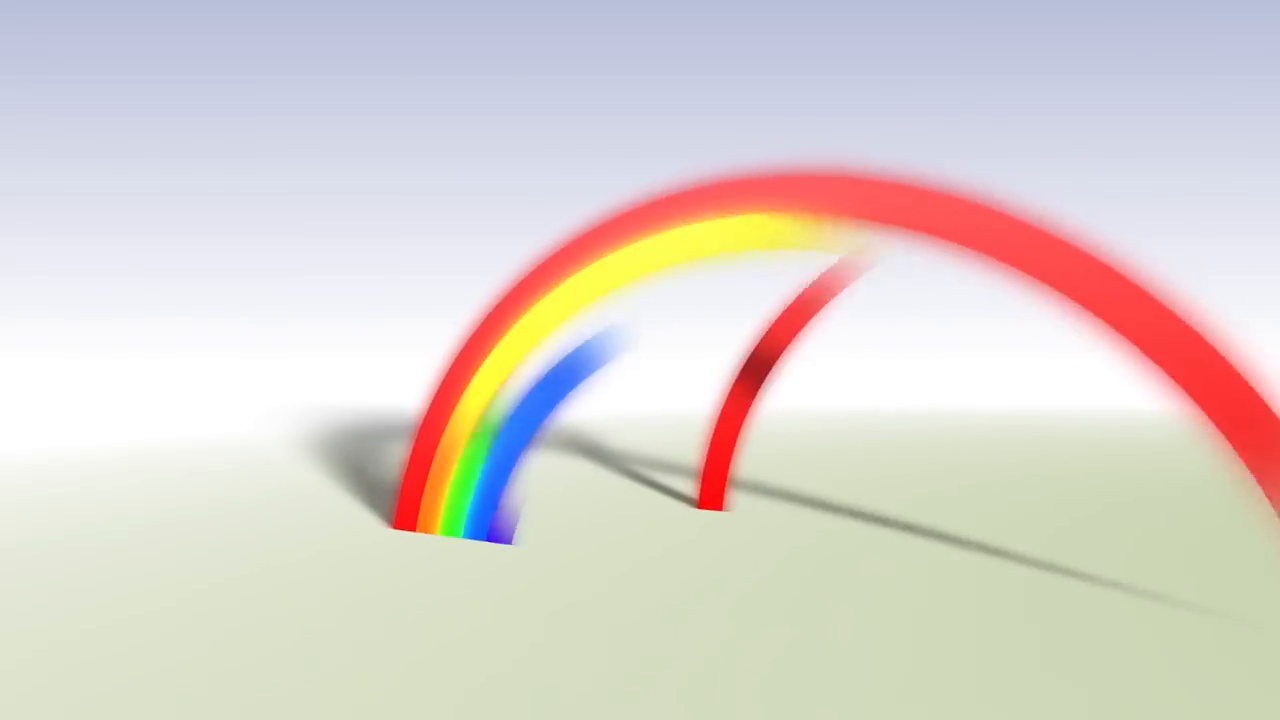
#> input picture frame 33 of video/video_trimmed.mp4, 1280 x 720 px
$ jupyter execute Roop.ipynb
#> lines starting #> are read from the running program, lines starting #| are printed output that depends on the picture
[cell 1]
from moviepy.video.io.ffmpeg_tools import ffmpeg_extract_subclip
from moviepy.editor import VideoFileClip, AudioFileClip
from PIL import Image
import cv2
import os

[cell 2]
# 초당 프레임 30 ; 1분이면 너무 많아요 - 10초만 할게요
input_file = "video/video.mp4"  # 입력 MP4 파일 경로
output_file = "video/video_trimmed.mp4"  # 출력 MP4 파일 경로

start_time = 0  # 자를 시작 시간 (초)
end_time = 11  # 자를 종료 시간 (초)

ffmpeg_extract_subclip(input_file, start_time, end_time, targetname=output_file)
#> (this line was passed over: moviepy is not available in this run)

[cell 3]
video_path = "video/video_trimmed.mp4"

[cell 4]
# 영상 가로세로 크기 확인
cap = cv2.VideoCapture(video_path)
frame_width = int(cap.get(cv2.CAP_PROP_FRAME_WIDTH))
frame_height = int(cap.get(cv2.CAP_PROP_FRAME_HEIGHT))
print("가로 크기:", frame_width)
print("세로 크기:", frame_height)

cap.release()

[cell 5]
def resize_and_save_frames(video_path, output_dir, top_crop, bottom_crop):

  # 비디오 파일 열기
#> called with video_path = 'video/video_trimmed.mp4', output_dir = 'file', top_crop = 280, bottom_crop = 280
  cap = cv2.VideoCapture(video_path)

  # 프레임 수, 프레임 크기 가져오기
  num_frames = int(cap.get(cv2.CAP_PROP_FRAME_COUNT))
  frame_width = int(cap.get(cv2.CAP_PROP_FRAME_WIDTH))
  frame_height = int(cap.get(cv2.CAP_PROP_FRAME_HEIGHT))

  # 초당 프레임 수 출력
  total_duration = int(cap.get(cv2.CAP_PROP_FRAME_COUNT) / cap.get(cv2.CAP_PROP_FPS))
  fps = num_frames / total_duration
  print("초당 프레임 수:", fps)

  # 저장할 이미지 디렉토리 생성
  os.makedirs(output_dir, exist_ok=True)

  # 비디오 프레임 읽기
  for frame_idx in range(num_frames):
    ret, frame = cap.read()

    if ret:
      # 프레임 크기 변경 (필요할 때)
      # cropped_frame = frame[top_crop:-bottom_crop, :]
      cropped_frame = frame

      # 이미지 파일 경로
      image_path = os.path.join(output_dir, f"frame_{frame_idx:03}.png")

      # 이미지 저장
      cv2.imwrite(image_path, cropped_frame)
#> this loop made 31 passes
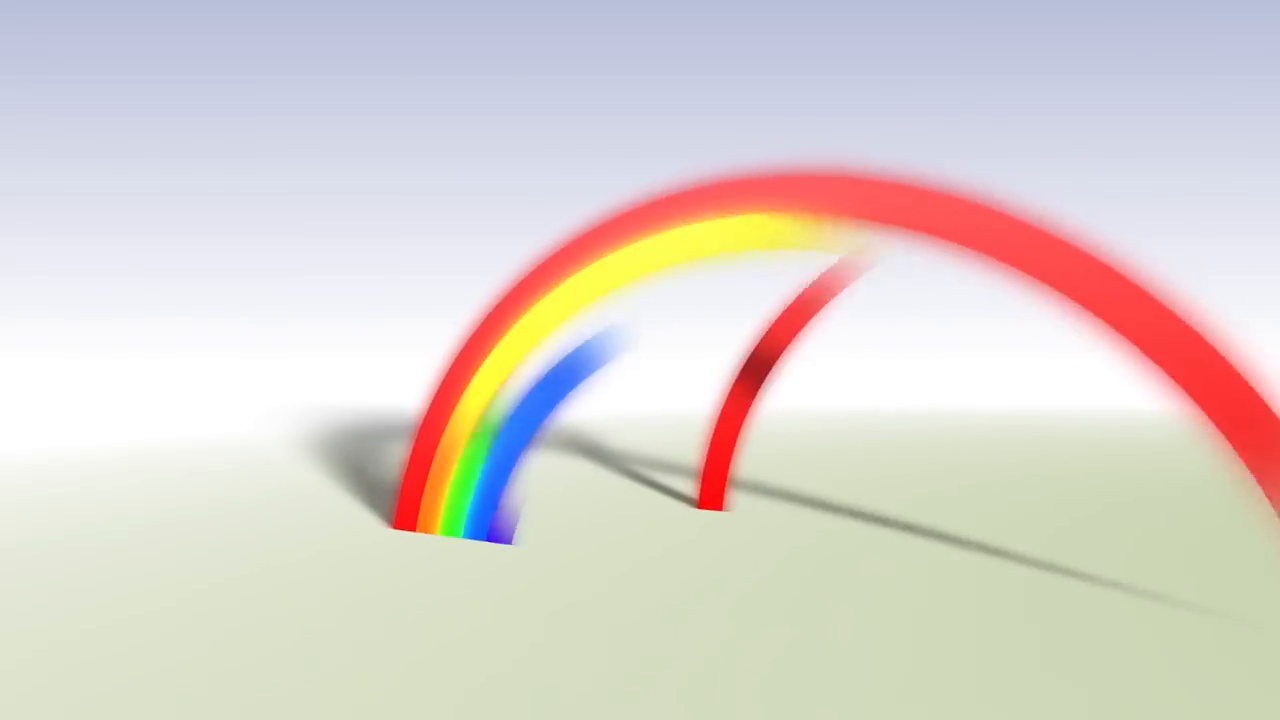
#> input picture frame 33 of video/video_trimmed.mp4, 1280 x 720 px
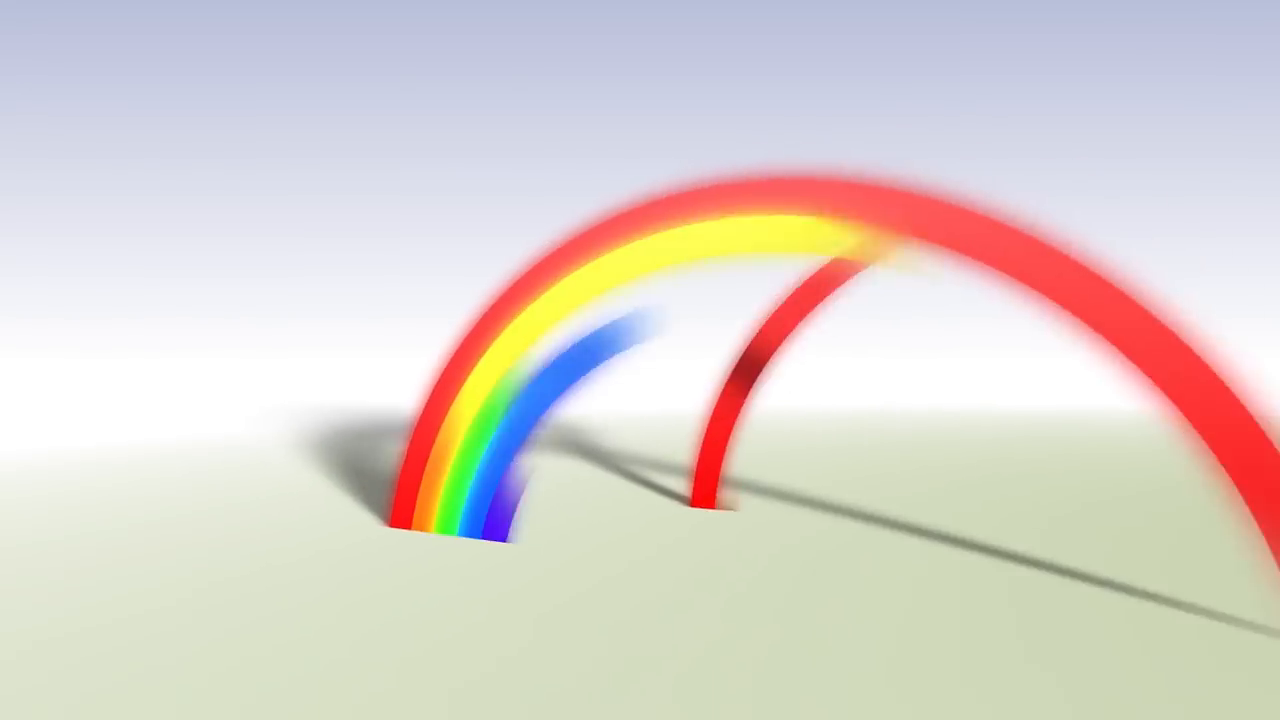
#> input picture frame 34 of video/video_trimmed.mp4, 1280 x 720 px
#> pass 3, in resize_and_save_frames, `ret, frame = cap.read()`:
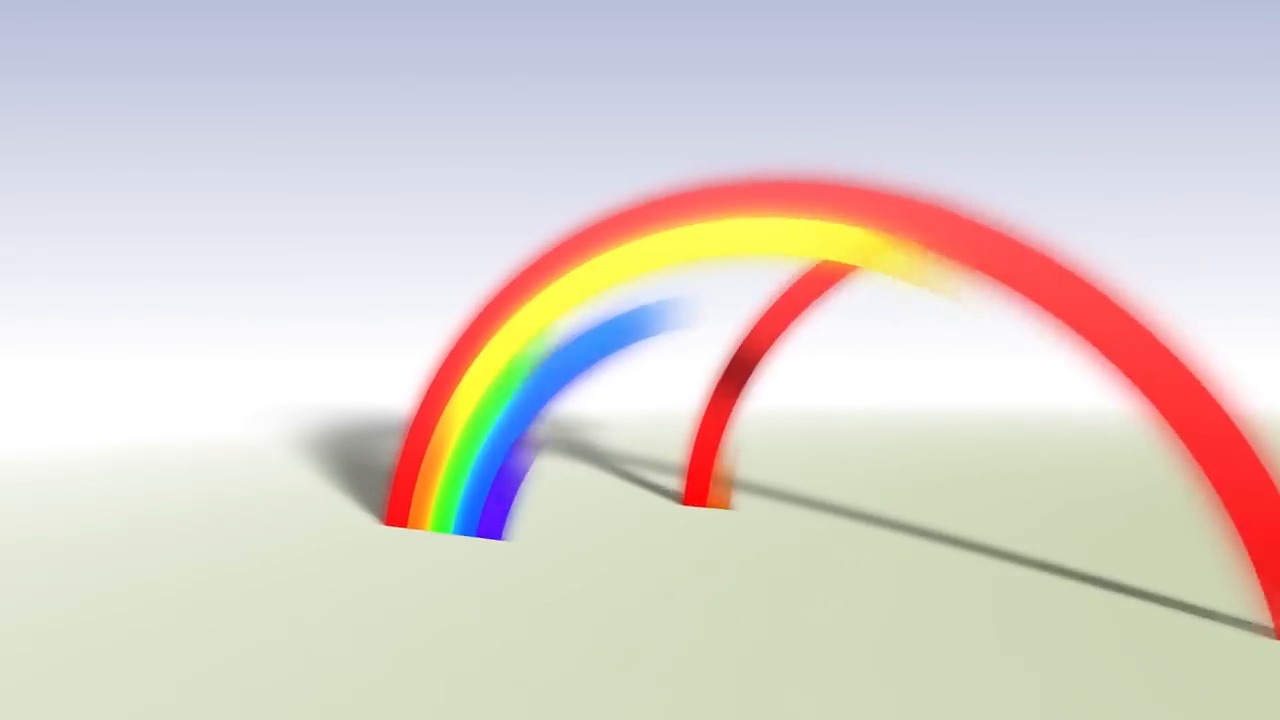
#> frame: shape (720, 1280, 3); mean B, G, R 203.7, 210.3, 218.3
      # 크기 변경하지 않았을 때 cropped_frame = frame

  cap.release()

  print("프레임 이미지 저장 완료!")
  print("이미지 개수:", len(os.listdir(output_dir)))

$ run again, starting later in the video
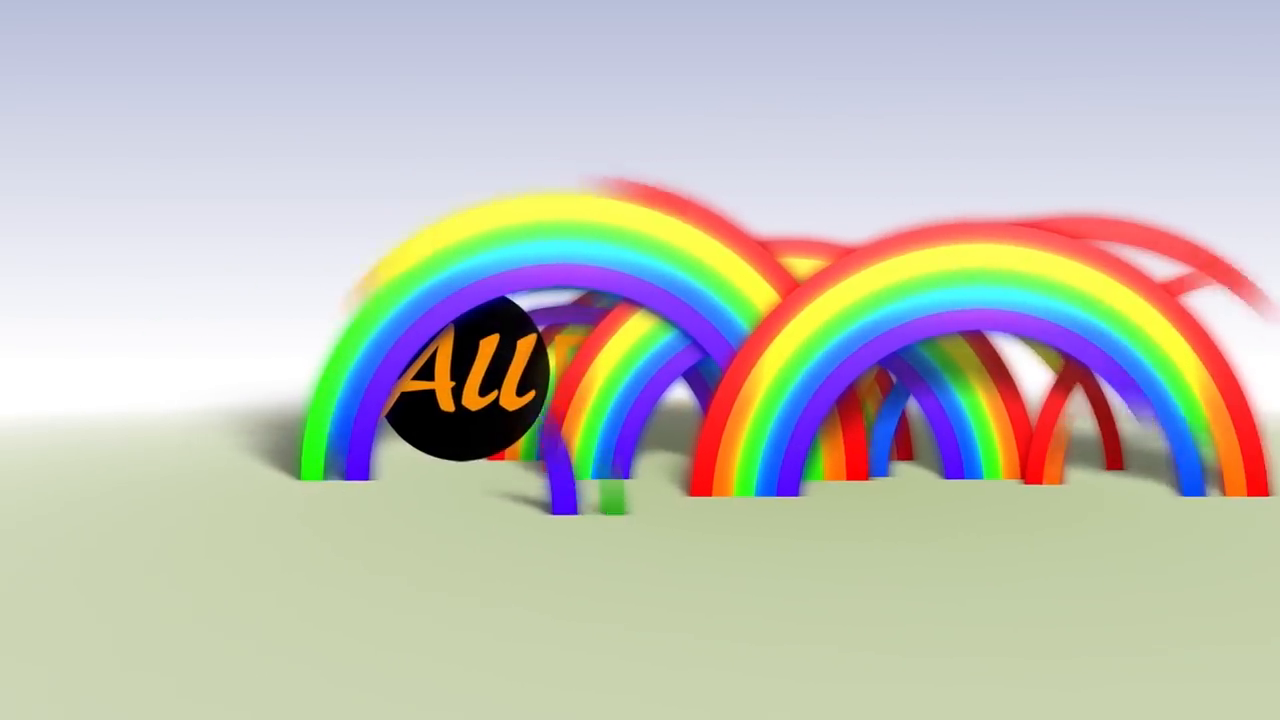
#> input picture frame 148 of video/video_trimmed.mp4, 1280 x 720 px
#> the loop in resize_and_save_frames, `for frame_idx in range(num_frames):` made 31 passes
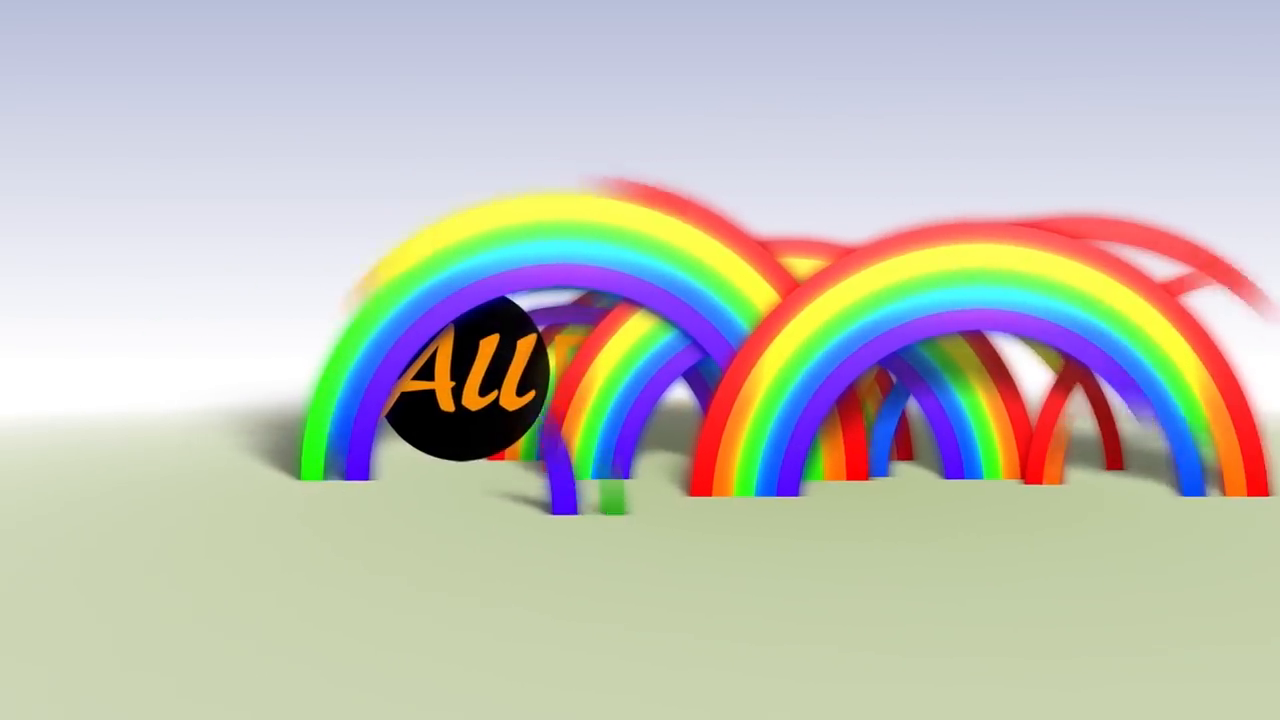
#> input picture frame 148 of video/video_trimmed.mp4, 1280 x 720 px
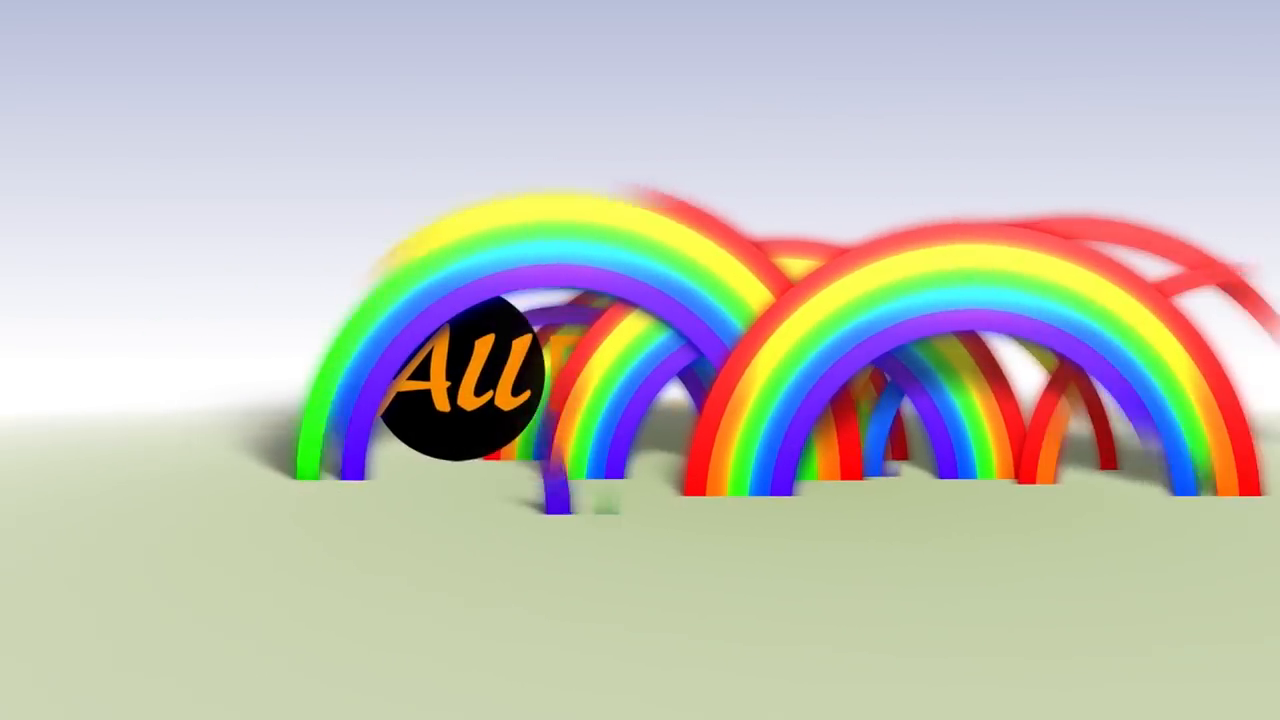
#> input picture frame 149 of video/video_trimmed.mp4, 1280 x 720 px
#> pass 3, in resize_and_save_frames, `ret, frame = cap.read()`:
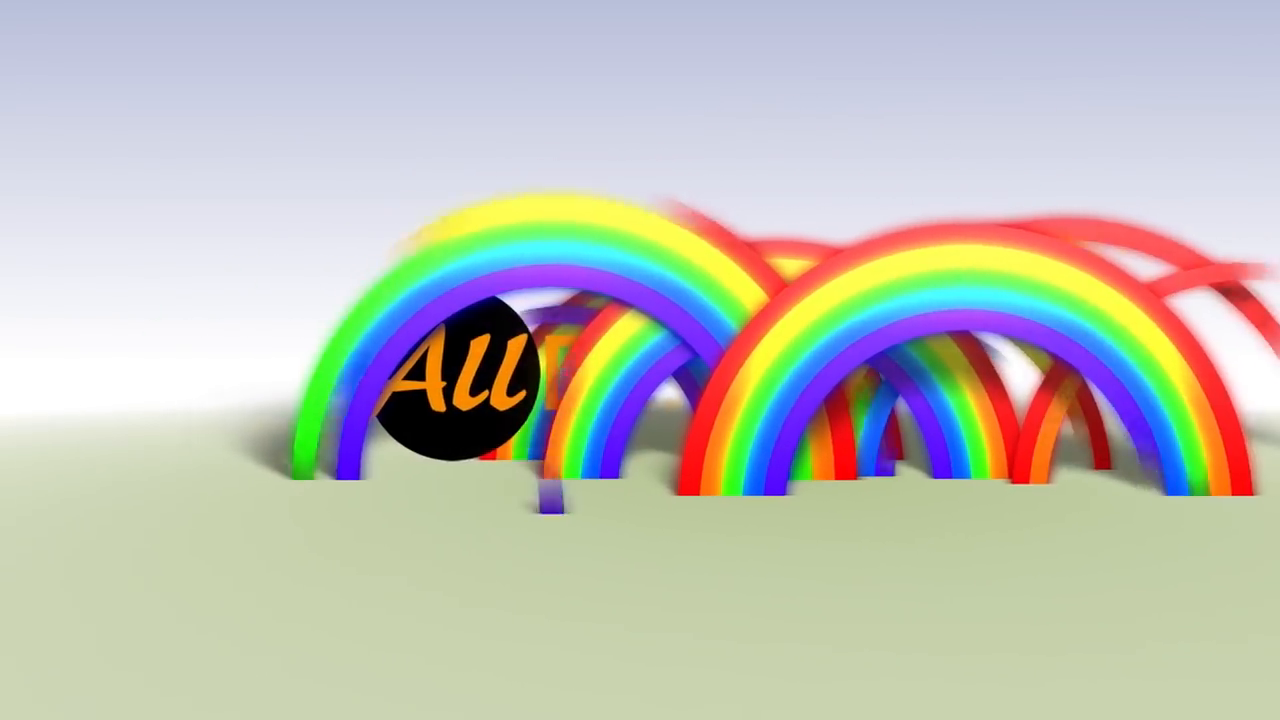
#> frame: shape (720, 1280, 3); mean B, G, R 182.5, 193, 191.6
